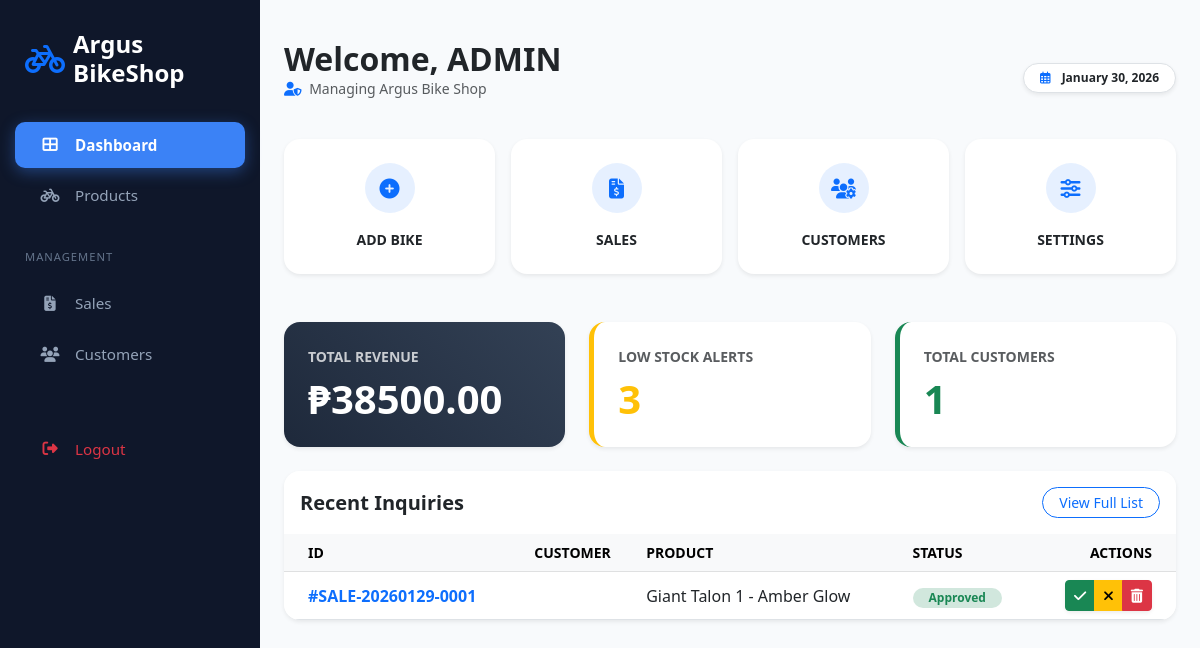
Screenshot of / (signed in) with the database file from the repository.
### shop/models.py (models this page shows, shortened)
class Sale(models.Model):
    STATUS_CHOICES = [
        ('pending', 'Pending'),
        ('completed', 'Completed'),
        ('cancelled', 'Cancelled'),
    ]
    PAYMENT_METHODS = [
        ('cash', 'Cash'),
        ('card', 'Credit/Debit Card'),
        ('gcash', 'GCash'),
        ('bank', 'Bank Transfer'),
    ]
    sale_id = models.CharField(max_length=20, unique=True)
    customer = models.ForeignKey(Customer, on_delete=models.PROTECT, related_name='sales')
    product = models.ForeignKey(BikeProduct, on_delete=models.PROTECT, related_name='sales')
    quantity = models.IntegerField(validators=[MinValueValidator(1)])
    unit_price = models.DecimalField(max_digits=10, decimal_places=2)
    total_amount = models.DecimalField(max_digits=10, decimal_places=2)
    discount = models.DecimalField(max_digits=10, decimal_places=2, default=0)
    final_amount = models.DecimalField(max_digits=10, decimal_places=2)
    payment_method = models.CharField(max_length=20, choices=PAYMENT_METHODS, default='cash')
    status = models.CharField(max_length=20, choices=STATUS_CHOICES, default='pending')
    notes = models.TextField(blank=True)
    created_at = models.DateTimeField(auto_now_add=True)
    updated_at = models.DateTimeField(auto_now=True)
    created_by = models.ForeignKey(User, on_delete=models.SET_NULL, null=True, related_name='sales_created')
    class Meta:
        ordering = ['-created_at']

class BikeProduct(models.Model):
    STATUS_CHOICES = [
        ('in_stock', 'In Stock'),
        ('low_stock', 'Low Stock'),
        ('out_of_stock', 'Out of Stock'),
    ]
    CONDITION_CHOICES = [
        ('new', 'New'),
        ('used', 'Used'),
        ('refurbished', 'Refurbished'),
    ]
    name = models.CharField(max_length=200)
    sku = models.CharField(max_length=50, unique=True, help_text='Stock Keeping Unit')
    category = models.ForeignKey(Category, on_delete=models.PROTECT, related_name='products')
    brand = models.ForeignKey(Brand, on_delete=models.PROTECT, related_name='products')
    description = models.TextField()
    price = models.DecimalField(max_digits=10, decimal_places=2, validators=[MinValueValidator(0)])
    cost_price = models.DecimalField(max_digits=10, decimal_places=2, validators=[MinValueValidator(0)], help_text='Purchase cost')
    stock_quantity = models.IntegerField(default=0, validators=[MinValueValidator(0)])
    low_stock_threshold = models.IntegerField(default=5, validators=[MinValueValidator(0)])
    condition = models.CharField(max_length=20, choices=CONDITION_CHOICES, default='new')
    status = models.CharField(max_length=20, choices=STATUS_CHOICES, default='in_stock')
    frame_size = models.CharField(max_length=50, blank=True)
    wheel_size = models.CharField(max_length=50, blank=True)
    color = models.CharField(max_length=50, blank=True)
    weight = models.CharField(max_length=50, blank=True)
    image = models.ImageField(upload_to='products/', blank=True, null=True)
    is_featured = models.BooleanField(default=False)
    is_active = models.BooleanField(default=True)
    created_at = models.DateTimeField(auto_now_add=True)
    updated_at = models.DateTimeField(auto_now=True)
    created_by = models.ForeignKey(User, on_delete=models.SET_NULL, null=True, related_name='created_products')
    class Meta:
        ordering = ['-created_at']

### shop/views.py (the view, shortened to what this page needs)
# urls.py: path('', views.dashboard_view, name='dashboard'),
@login_required
def dashboard_view(request):
    if request.user.is_staff:
        context = {
            'is_admin': True,
            'total_revenue': Sale.objects.filter(status='completed').aggregate(Sum('final_amount'))['final_amount__sum'] or 0,
            'low_stock_count': BikeProduct.objects.filter(status='low_stock', is_active=True).count(),
            'total_customers': Customer.objects.count(),
            'recent_sales': Sale.objects.all().order_by('-created_at')[:5],
            'shortcuts': [
                {'name': 'Add Bike', 'url': 'product_create', 'icon': 'fas fa-plus-circle'},
                {'name': 'Sales', 'url': 'sale_list', 'icon': 'fas fa-file-invoice-dollar'},
                {'name': 'Customers', 'url': 'customer_list', 'icon': 'fas fa-users-cog'},
                {'name': 'Settings', 'url': 'category_create', 'icon': 'fas fa-sliders-h'},
            ]
        }
    return render(request, 'shop/dashboard.html', context)

### shop/templates/shop/dashboard.html (shortened to what this page needs)
{% extends 'base.html' %}
{% block content %}
<div class="container-fluid py-4">
    <div class="d-flex justify-content-between align-items-center mb-4">
        <div>
            <h2 class="fw-bold mb-0">Welcome, {{ user.first_name|default:user.username|upper }}</h2>
            <p class="text-muted small">
                {% if is_admin %}
                    <i class="fas fa-user-shield me-1 text-primary"></i> Managing Argus Bike Shop
                {% else %}
                    <i class="fas fa-bicycle me-1 text-primary"></i> Your Personal Bike Basket
                {% endif %}
            </p>
        </div>
        <div class="text-end">
            <span class="badge bg-white text-dark border p-2 px-3 shadow-sm rounded-pill">
                <i class="far fa-calendar-alt me-2 text-primary"></i>
                {% now "F d, Y" %}
            </span>
        </div>
    </div>
    <div class="row g-3 mb-5">
        {% for item in shortcuts %}
        <div class="col-md-3 col-6">
            <a href="{% url item.url %}" class="card text-decoration-none p-4 h-100 text-center border-0 shadow-sm bg-white hover-up rounded-4">
                <div class="mb-2">
                    <div class="bg-primary bg-opacity-10 rounded-circle mx-auto d-flex align-items-center justify-content-center" style="width: 50px; height: 50px;">
                        <i class="{{ item.icon }} fa-lg text-primary"></i>
                    </div>
                </div>
                <span class="fw-bold text-dark small text-uppercase mt-2">{{ item.name }}</span>
            </a>
        </div>
        {% endfor %}
    </div>
    {% if is_admin %}
        <div class="row g-4 mb-4">
            <div class="col-md-4">
                <div class="card p-4 border-0 shadow-sm text-white h-100 rounded-4" style="background: linear-gradient(45deg, #1e293b, #334155);">
                    <small class="opacity-75 text-uppercase fw-bold">Total Revenue</small>
                    <h1 class="fw-bold mb-0 mt-2">₱{{ total_revenue|floatformat:2 }}</h1>
                </div>
            </div>
            <div class="col-md-4">
                <div class="card p-4 bg-white border-0 shadow-sm border-start border-warning border-5 h-100 rounded-4">
                    <small class="text-muted text-uppercase fw-bold">Low Stock Alerts</small>
                    <h1 class="fw-bold text-warning mb-0 mt-2">{{ low_stock_count }}</h1>
                </div>
            </div>
            <div class="col-md-4">
                <div class="card p-4 bg-white border-0 shadow-sm border-start border-success border-5 h-100 rounded-4">
                    <small class="text-muted text-uppercase fw-bold">Total Customers</small>
                    <h1 class="fw-bold text-success mb-0 mt-2">{{ total_customers }}</h1>
                </div>
            </div>
        </div>
        <div class="card border-0 shadow-sm overflow-hidden rounded-4">
            <div class="card-header bg-white py-3 border-0 d-flex justify-content-between align-items-center">
                <h5 class="fw-bold mb-0 text-dark">Recent Inquiries</h5>
                <a href="{% url 'sale_list' %}" class="btn btn-sm btn-outline-primary rounded-pill px-3">View Full List</a>
            </div>
            <div class="table-responsive">
                <table class="table align-middle mb-0">
                    <thead class="table-light">
                        <tr class="small text-uppercase text-muted">
                            <th class="ps-4">ID</th>
                            <th>Customer</th>
                            <th>Product</th>
                            <th>Status</th>
                            <th class="text-end pe-4">Actions</th>
                        </tr>
                    </thead>
                    <tbody>
                        {% for sale in recent_sales %}
                        <tr>
                            <td class="ps-4 fw-bold text-primary">#{{ sale.sale_id }}</td>
                            <td>{{ sale.customer.name }}</td>
                            <td>{{ sale.product.name }}</td>
                            <td>
                                {% if sale.status == 'completed' %}
                                    <span class="badge rounded-pill bg-success-subtle text-success px-3">Approved</span>
                                {% elif sale.status == 'pending' %}
                                    <span class="badge rounded-pill bg-warning-subtle text-warning px-3">Pending</span>
                                {% else %}
                                    <span class="badge rounded-pill bg-danger-subtle text-danger px-3">Denied</span>
                                {% endif %}
                            </td>
                            <td class="text-end pe-4">
                                <div class="btn-group shadow-sm">
                                    <a href="{% url 'manage_sale_status' sale.pk 'approve' %}" class="btn btn-sm btn-success"><i class="fas fa-check"></i></a>
                                    <a href="{% url 'manage_sale_status' sale.pk 'deny' %}" class="btn btn-sm btn-warning"><i class="fas fa-times"></i></a>
                                    <a href="{% url 'manage_sale_status' sale.pk 'delete' %}" class="btn btn-sm btn-danger" onclick="return confirm('Delete record?')"><i class="fas fa-trash-alt"></i></a>
                                </div>
                            </td>
                        </tr>
                        {% endfor %}
                    </tbody>
                </table>
            </div>
        </div>
    {% endif %}
</div>
{% endblock %}

### shop/templates/base.html (style rules this page uses)
:root { --sidebar-bg: #0f172a; --sidebar-hover: rgba(255, 255, 255, 0.1); --active-blue: #3b82f6; }
body { background-color: #f8fafc; overflow-x: hidden; }

### shop/templates/shop/dashboard.html (style rules this page uses)
body { background-color: #f8fafc; }
.rounded-4 { border-radius: 1rem !important; }
.hover-up { transition: all 0.3s ease; }
.bg-success-subtle { background-color: #dcfce7; color: #166534; }

### rows the page displays
Sale: sale_id "SALE-20260129-0001", product.name "Giant Talon 1 - Amber Glow", status "Approved"

### other values shown
{{ user.first_name|default:user.username|upper }} "ADMIN"
{{ item.name }} "ADD BIKE" "SALES" "CUSTOMERS" "SETTINGS"
{{ total_revenue|floatformat:2 }} "38500.00"
{{ low_stock_count }} "3"
{{ total_customers }} "1"
